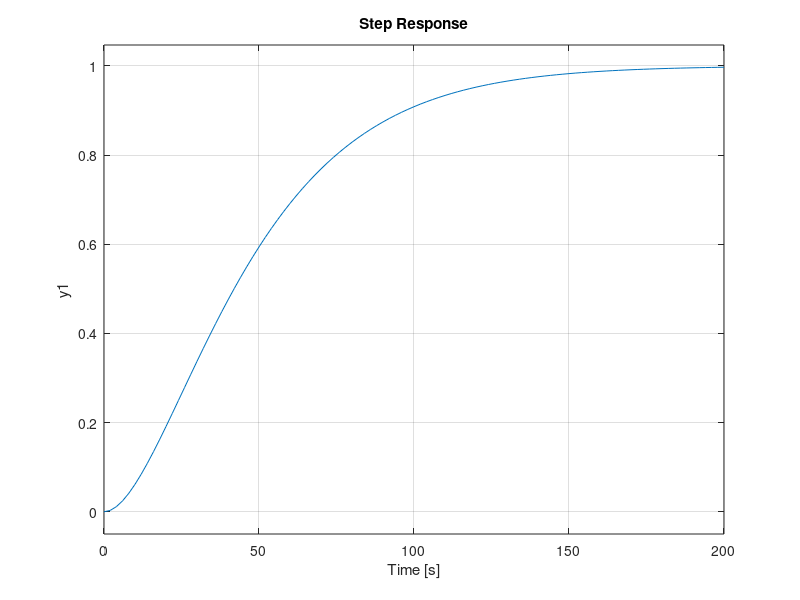

Recreate this plot in MATLAB. (Note: this script raises an error after producing the figure.)
% PID controller example
% 2nd Order Process / IRT005 / 
% O.Figaroa 
%
close all; 
clearvars;                  % Clear all variables
num=[1];                   % numerator
den =[625 50 1];             % denumerator
Gopen=tf(num,den);          % Transfer function open loop
figure(1);                  % Create figure 1 for the step response
step(Gopen);                % step response open loop
grid on                     %
hold on                     % figure 1 on hold for next responses in the same figure
Contr= pidtune(Gopen,'PID');% Tuning Kp, Ki and Kd
%Show parameters obtained by matlab tool
X =('Obtained PID parameters:');
disp(X);
Contr
% Closed loop with Obtained PID
Gclose= feedback(Contr*Gopen,1);
step(Gclose);               %  Step response
% = = = = = = = = = = = = = = = =
% PID parameters modified by User = =
% obtained by command >> pidTuner(Gopen);
%
Contr.Kp=18.92;               % Kp - parameter modified by User
Contr.Ki=0.06236;               % Ki - parameter modified by User
Contr.Kd=127.3;              % Kd - parameter modified by User
% Closed loop 
Gclos2= feedback(Contr*Gopen,1);
step(Gclos2);
title(['PID Controller Kp = ',num2str(Contr.Kp),' Ki = ',num2str(Contr.Ki),' Kd = ',num2str(Contr.Kd)]);
legend('Open-loop response','Standard PID response', 'Modified PID response');
pidTuner(Gopen);
